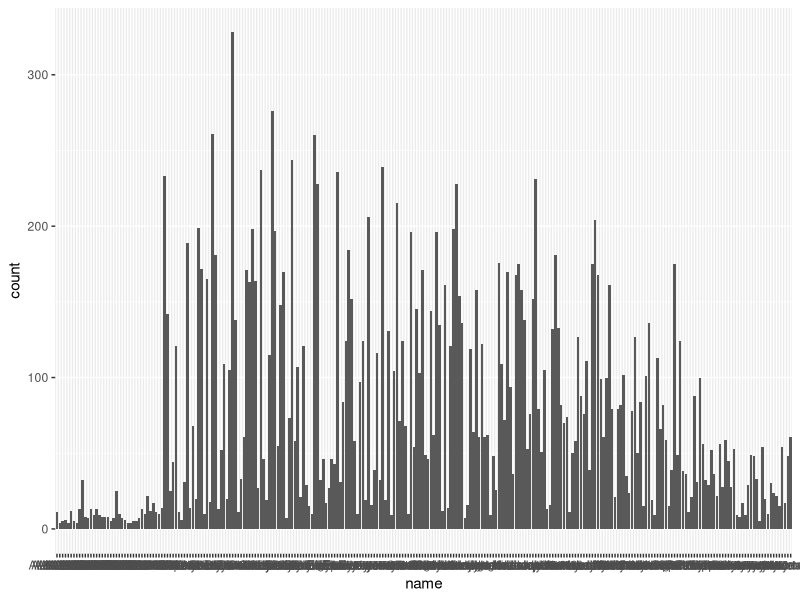
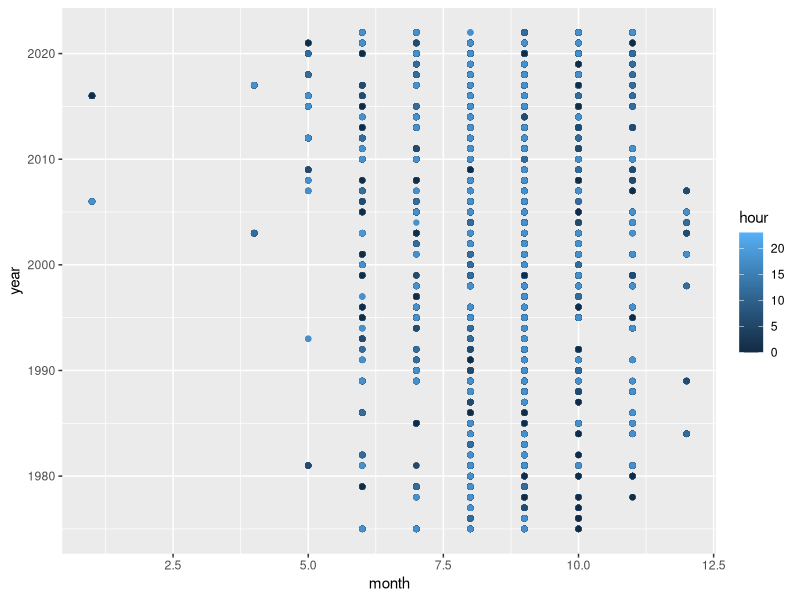
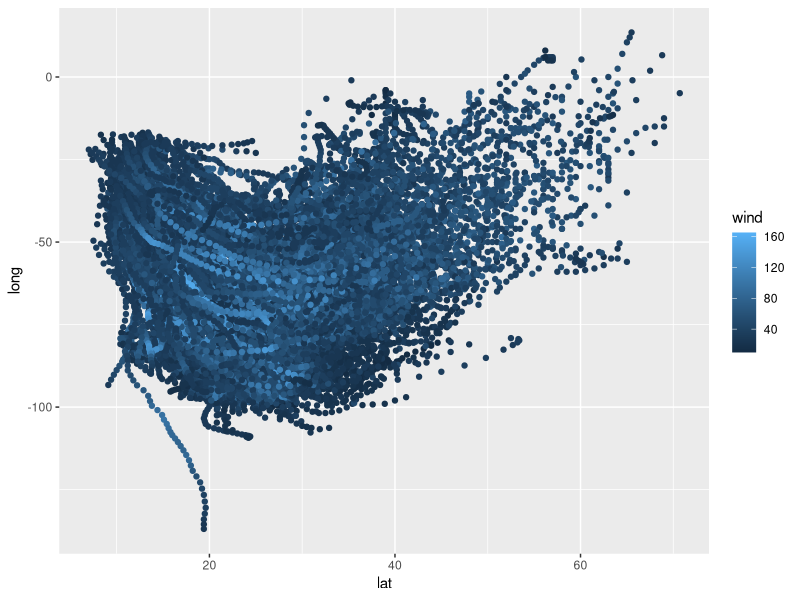
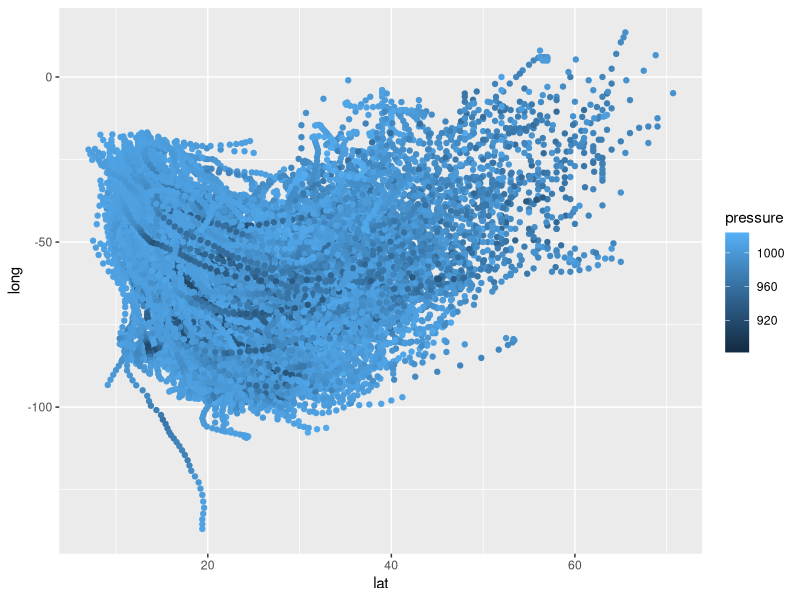
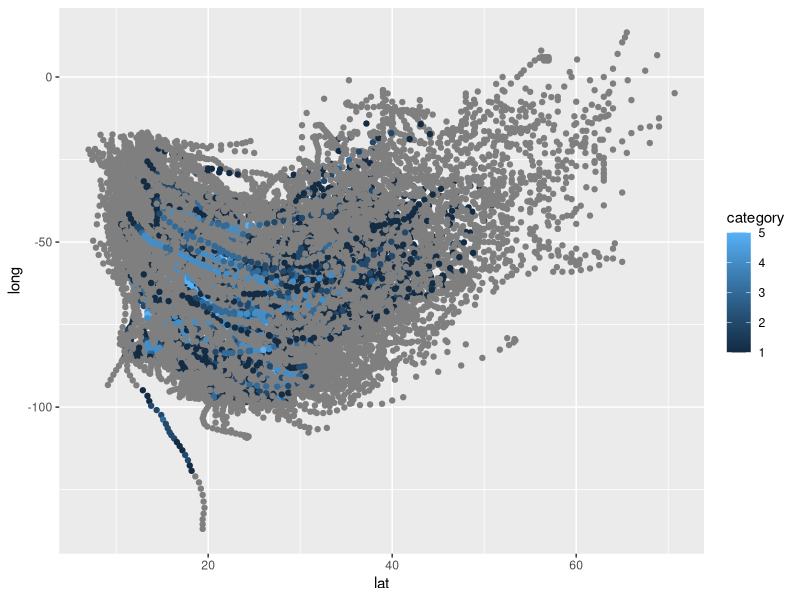
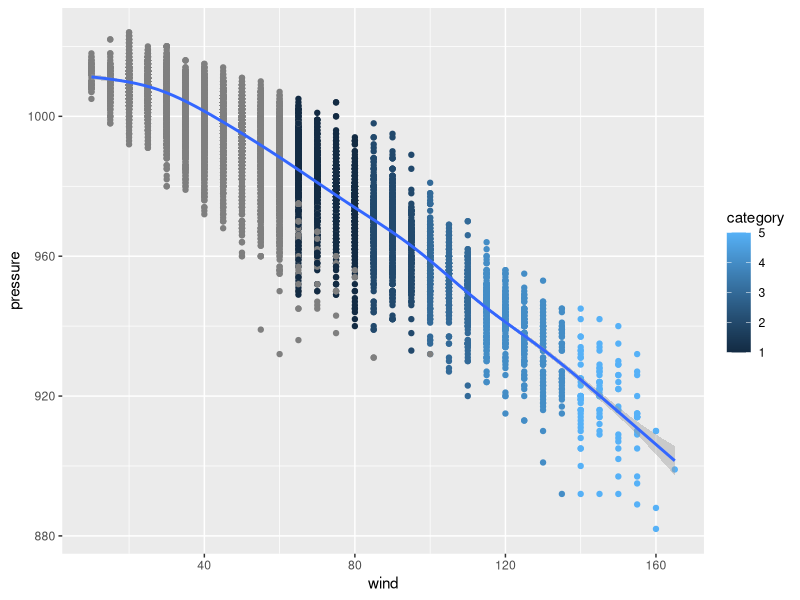
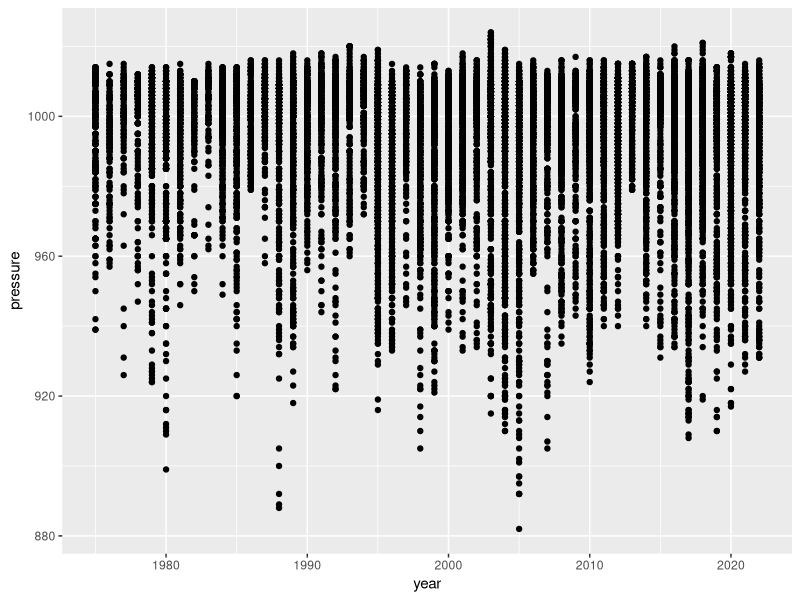
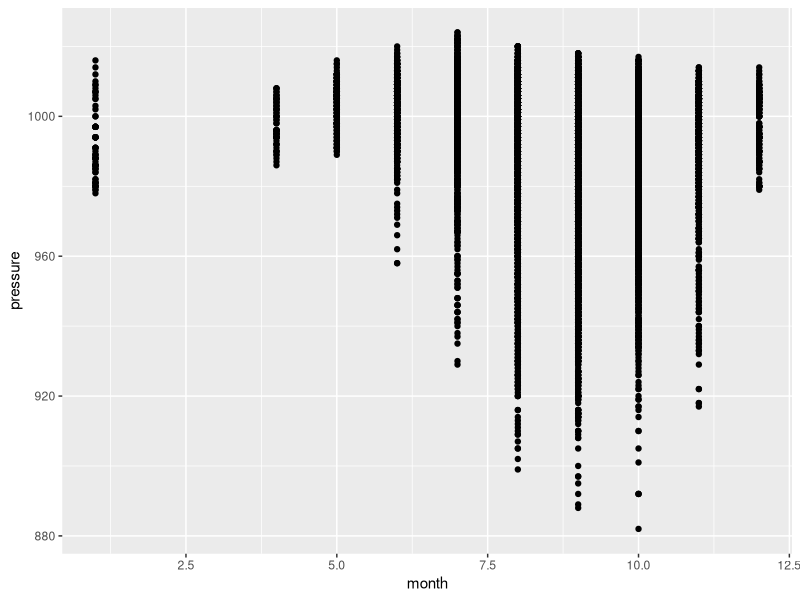

Write R code to recreate these figures, in order.
library(tidyverse) #loading the lib

storms

# name  |   year    |month  |day    |hour   |lat    
# <chr> |   <dbl>   |<dbl>  |<int>  |<dbl>  |<dbl>  

# |long   |status |category   |wind   |pressure
# |<dbl>  |<chr>  |<ord>      |<int>  |<int>

head = ggplot(data=storms)

# 0.0
geom_bar(mapping=aes(x=year))

# 0.1
head +
geom_bar(mapping=aes(x=name))

# 1
head +  
geom_point(mapping=aes(x=month, y=year, color=hour)) 
# This probablly really says something cool if I could see colors

# 2.0
head +  
geom_point(mapping=aes(x=lat, y=long, color=wind)) 

# 2.1
head +  
geom_point(mapping=aes(x=lat, y=long, color=pressure)) 

# 2.2
head +  
geom_point(mapping=aes(x=lat, y=long, color=category)) 

# 3
head +  
geom_point(mapping=aes(x=wind, y=pressure, color=category)) +
geom_smooth(mapping = aes(x = wind, y = pressure)) 


# 4
head + 
geom_point(mapping = aes(x = year, y = pressure))

# 5
head + 
geom_point(mapping = aes(x = month, y = pressure))

# The pressure in the storms did not have a trend from year to year, but there was a trend across months. 
# Typically, summer months had a much higher spread in pressure than winter months.
